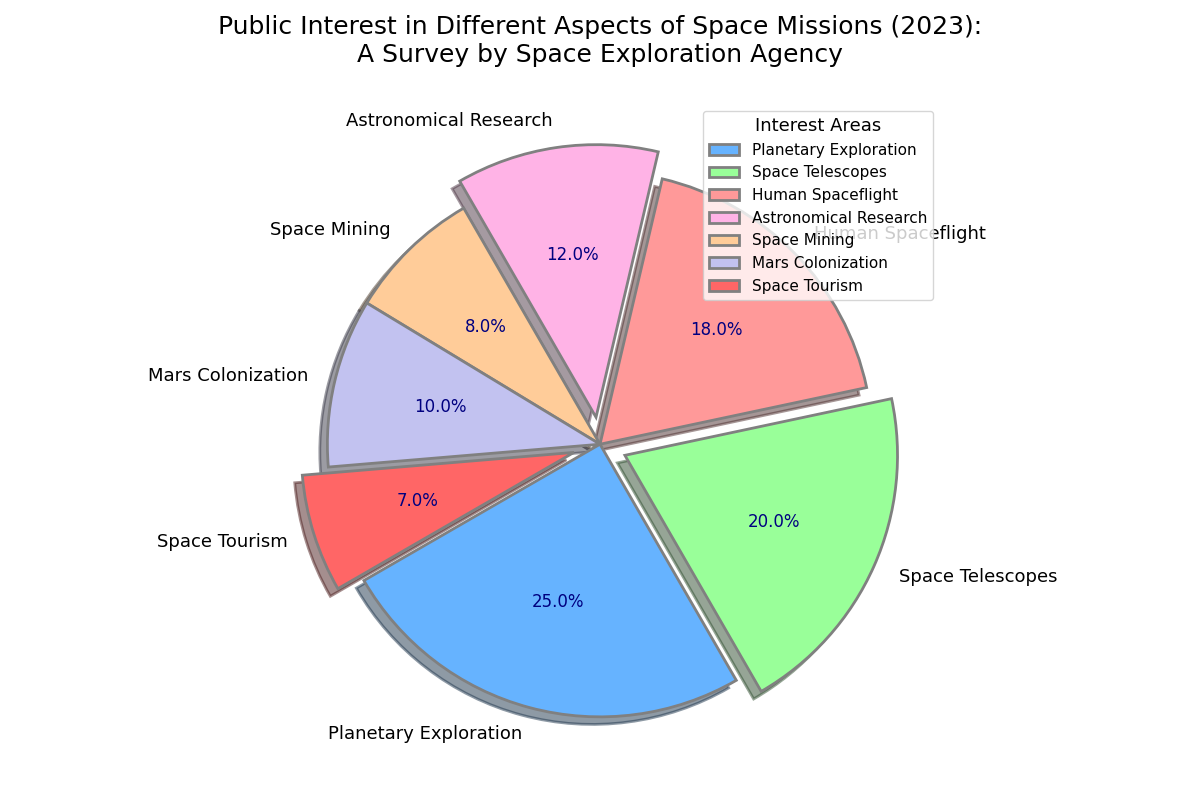

Generate this figure with Python:
import matplotlib.pyplot as plt

categories = [
    'Planetary Exploration', 
    'Space Telescopes', 
    'Human Spaceflight', 
    'Astronomical Research', 
    'Space Mining',
    'Mars Colonization',
    'Space Tourism'
]
interest = [25, 20, 18, 12, 8, 10, 7]

# Manually shuffled the assigned colors
colors = ['#66b3ff', '#99ff99', '#ff9999', '#ffb3e6', '#ffcc99', '#c2c2f0', '#ff6666']

fig, ax = plt.subplots(figsize=(12, 8), subplot_kw=dict(aspect="equal"))

wedges, texts, autotexts = ax.pie(
    interest,
    labels=categories,
    autopct='%1.1f%%',
    startangle=210,
    colors=colors,
    wedgeprops=dict(edgecolor='gray', linewidth=2),
    explode=(0, 0.1, 0, 0.1, 0, 0, 0.1),
    shadow=True
)

for autotext in autotexts:
    autotext.set_color('navy')
    autotext.set_fontsize(12)
    autotext.set_fontweight('normal')

for text in texts:
    text.set_fontsize(13)

ax.set_title(
    "Public Interest in Different Aspects of Space Missions (2023):\n"
    "A Survey by Space Exploration Agency",
    fontsize=18, fontweight='normal', pad=30
)

ax.legend(
    wedges, categories, 
    title="Interest Areas", loc='upper right', bbox_to_anchor=(1, 1),
    fontsize=11, title_fontsize='13'
)

ax.grid(True, linestyle='--', linewidth=0.7)

plt.tight_layout()
plt.show()
